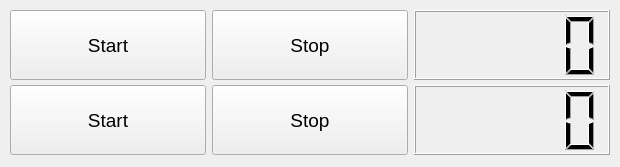
<?xml version="1.0" encoding="UTF-8"?>
<ui version="4.0">
 <class>MainWindow</class>
 <widget class="QMainWindow" name="MainWindow">
  <property name="geometry">
   <rect>
    <x>0</x>
    <y>0</y>
    <width>620</width>
    <height>167</height>
   </rect>
  </property>
  <property name="windowTitle">
   <string>MainWindow</string>
  </property>
  <widget class="QWidget" name="centralwidget">
   <widget class="QWidget" name="gridWidget" native="true">
    <property name="geometry">
     <rect>
      <x>10</x>
      <y>10</y>
      <width>600</width>
      <height>70</height>
     </rect>
    </property>
    <layout class="QGridLayout" name="gridLayout">
     <item row="0" column="0">
      <widget class="QPushButton" name="btn_start1">
       <property name="sizePolicy">
        <sizepolicy hsizetype="Minimum" vsizetype="Expanding">
         <horstretch>0</horstretch>
         <verstretch>0</verstretch>
        </sizepolicy>
       </property>
       <property name="font">
        <font>
         <pointsize>14</pointsize>
        </font>
       </property>
       <property name="text">
        <string>Start</string>
       </property>
      </widget>
     </item>
     <item row="0" column="1">
      <widget class="QPushButton" name="btn_stop1">
       <property name="sizePolicy">
        <sizepolicy hsizetype="Minimum" vsizetype="Expanding">
         <horstretch>0</horstretch>
         <verstretch>0</verstretch>
        </sizepolicy>
       </property>
       <property name="font">
        <font>
         <pointsize>14</pointsize>
        </font>
       </property>
       <property name="text">
        <string>Stop</string>
       </property>
      </widget>
     </item>
     <item row="0" column="2">
      <widget class="QLCDNumber" name="lcdNum_1">
       <property name="sizePolicy">
        <sizepolicy hsizetype="Minimum" vsizetype="Expanding">
         <horstretch>0</horstretch>
         <verstretch>0</verstretch>
        </sizepolicy>
       </property>
       <property name="layoutDirection">
        <enum>Qt::LeftToRight</enum>
       </property>
      </widget>
     </item>
    </layout>
   </widget>
   <widget class="QWidget" name="gridWidget" native="true">
    <property name="geometry">
     <rect>
      <x>10</x>
      <y>85</y>
      <width>600</width>
      <height>70</height>
     </rect>
    </property>
    <layout class="QGridLayout" name="gridLayout_2">
     <item row="0" column="1">
      <widget class="QPushButton" name="btn_stop2">
       <property name="sizePolicy">
        <sizepolicy hsizetype="Minimum" vsizetype="Expanding">
         <horstretch>0</horstretch>
         <verstretch>0</verstretch>
        </sizepolicy>
       </property>
       <property name="font">
        <font>
         <pointsize>14</pointsize>
        </font>
       </property>
       <property name="text">
        <string>Stop</string>
       </property>
      </widget>
     </item>
     <item row="0" column="0">
      <widget class="QPushButton" name="btn_start2">
       <property name="sizePolicy">
        <sizepolicy hsizetype="Minimum" vsizetype="Expanding">
         <horstretch>0</horstretch>
         <verstretch>0</verstretch>
        </sizepolicy>
       </property>
       <property name="font">
        <font>
         <pointsize>14</pointsize>
        </font>
       </property>
       <property name="text">
        <string>Start</string>
       </property>
      </widget>
     </item>
     <item row="0" column="2">
      <widget class="QLCDNumber" name="lcdNum_2">
       <property name="sizePolicy">
        <sizepolicy hsizetype="Minimum" vsizetype="Expanding">
         <horstretch>0</horstretch>
         <verstretch>0</verstretch>
        </sizepolicy>
       </property>
      </widget>
     </item>
    </layout>
   </widget>
  </widget>
 </widget>
 <resources/>
 <connections/>
</ui>
